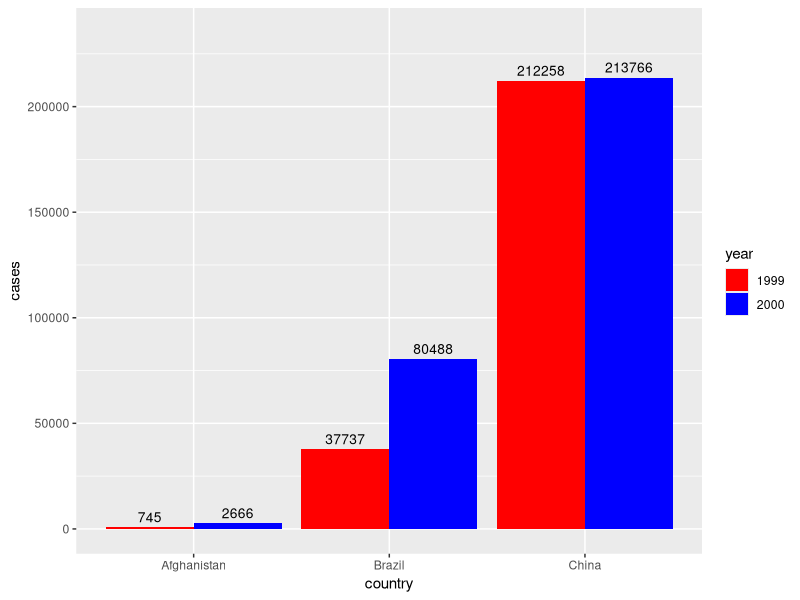

The R script that drew this image:
##################################
## Package "tidyr" 
##################################
# The goal of tidyr is to help you create tidy data. Tidy data is data where:
#   
# Each variable is in a column.
# Each observation is a row.
# Each value is a cell.

install.packages("tidyr")

# or install tideyverse package that contains all tidyverse family packages such as
# dplyr
# ggplot2
# tidyr
# purr
# readr
# tibble

# install.packages("tidyverse")

library(tidyverse)




############################################################

# Package name

#    tidyr                    gather                 spread

#   reshape(2)                 melt                    cast

#   spreadsheets             unpivot                  pivot

#   databases                 fold                  unfold

##############################################################



data()



# Check all data sets




data(package = .packages(all.available = TRUE))




# View table1 dataset

table1


# Check the structure
str(table1)



#################################
# Lets start with tidyr
#################################

# Gather() function convert wider format to long format

# Example 1

table4a

table4a %>% 
  gather("1999", "2000", key = "year", value = "cases")


# Example 2: Countries population

table4b

table4b %>% 
  gather("1999", "2000", key = "year", value = "population")


# Join both datasets

tidy4a <- table4a %>% 
  gather("1999", "2000", key = "year", value = "cases")

tidy4b <- table4b %>% 
  gather("1999", "2000", key = "year", value = "population")



left_join_data <- left_join(tidy4a, tidy4b)

left_join_data


# Lets plot the combined data

str(left_join_data)

left_join_data$country <- as.factor(left_join_data$country)
left_join_data$year <- as.factor(left_join_data$year)


# Plotting Example of ggplot2

ggplot(data = left_join_data, mapping = aes(x=country, y=cases, fill=year)) +
  geom_bar(stat = "identity", position = "dodge") +
  scale_fill_manual(values = c("red", "blue")) +
  geom_text(aes(label=cases), vjust=-0.5, colour="black", position = position_dodge(0.9),
            size=3.5) + 
  ylim(0, max(left_join_data$cases)*1.1)






# spread() function convers long format to wider format


table2


# Convers long format to wide format

spread(table2, key = type, value = count)






########################
## separate()
########################

# Separate pulls apart one column into multiple columns, by splitting wherever a separator character appears.

# syntax: 

# separate(column_name, into = c("column1", "column2"))

# separate() will split values wherever it sees a non-alphanumeric character (i.e. a character that isn't a number or letter). 



table3


table3 %>% 
  separate(rate, into = c("cases", "population"))


# similarly


table_separate <- table3 %>% 
  separate(rate, into = c("cases", "population"), sep = "/")

str(table_separate)

# as we can see separated columns are chareacter type
# So to convert the columns during separation use argument convert = TRUE

table_separate_conv <- table3 %>% 
  separate(rate, into = c("cases", "population"), convert = TRUE)

str(table_separate_conv)




################################
# unite()
################################


# unite() is the inverse of separate(): it combines multiple columns into a single column.

# Syntax:

#  unite(new_column_name, column1, column2)

table5


table5 %>% 
  unite(new, century, year)











##############################
## Dealing with missing values
##############################

# Explicitly, i.e. flagged with NA.
# Implicitly, i.e. simply not present in the data

# create a tibble

stocks <- tibble(
  year   = c(2015, 2015, 2015, 2015, 2016, 2016, 2016),
  qtr    = c(   1,    2,    3,    4,    2,    3,    4),
  return = c(1.88, 0.59, 0.35,   NA, 0.92, 0.17, 2.66)
)


# View data

stocks



# Spread data

stocks %>% 
  spread(year, value = return)


# Important tool for making missing values explicit in tidy data is complete()

stocks %>% 
  complete(year, qtr)



# Fill missing values with fill()
# Missing values to be replaced by the most recent non-missing value (sometimes called last observation carried forward).

# create a tibbble

treatment <- tribble(
  ~ person,           ~ treatment, ~response,
  "Derrick Whitmore", 1,           7,
  NA,                 2,           10,
  NA,                 3,           9,
  "Katherine Burke",  1,           4
)



treatment



treatment %>% 
  fill(person)

